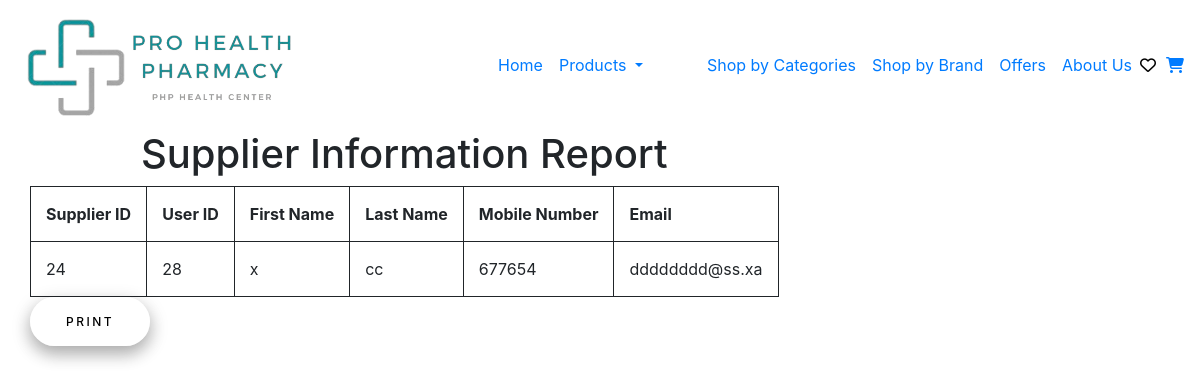
Screenshot of /Reports/SupplierReport.php with the database file from the repository.
### Reports/SupplierReport.php (the view, shortened to what this page needs)
<?php
include '../header.php';
?>
<!DOCTYPE html>
    <html lang="en">
    <head>
    <link rel="stylesheet" href="../css/Report.css" />
</head>
<body>
    <main>
    <?php
include '../Connection/init.php';
$stmt = $db->prepare("SELECT * FROM `supplier data`");
$stmt->execute();
$supplier = $stmt->fetchAll(PDO::FETCH_ASSOC);
?>
<div class="container">
    <div class="row">
        <div class="col-x1-12">
            <h1 style="text-align: center">Supplier Information Report</h1>
                <table>
                        <tr>
                            <th>Supplier ID</th>
                            <th>User ID</th>
                            <th>First Name</th>
                            <th>Last Name</th>
                            <th>Mobile Number</th>
                            <th>Email</th>
                        </tr>
        <tbody>
<?php
foreach ($supplier as $supplier) {
    $SupplierID = $supplier['SupplierID'];
    $UserID = $supplier['UserID'];
    $FirstName = $supplier['FirstName'];
    $LastName = $supplier['LastName'];
    $MobileNumber = $supplier['MobileNumber'];
    $Email = $supplier['Email'];
?>
        <tr>
            <td><?php echo $SupplierID ?></td>
            <td><?php echo $UserID ?></td>
            <td><?php echo $FirstName ?></td>
            <td><?php echo $LastName ?></td>
            <td><?php echo $MobileNumber ?></td>
            <td><?php echo $Email ?></td>
        <?php } ?>
        </tbody>
        </div>
    </div>
</div>
<button onclick="window.print()" class="Print">Print</button>
</main>
</html>

### css/main.css (style rules this page uses)
* { box-sizing: border-box; }

### css/Report.css (style rules this page uses)
table, th, td { padding: 15px; text-align: left; border: 1px solid; }
.Print { padding: 1.3em 3em; font-size: 12px; text-transform: uppercase; letter-spacing: 2.5px; font-weight: 500; color: #000; background-color: rgba(255, 255, 255, 0.431); border: none; border-radius: 45px; box-shadow: 0 8px 16px 0 rgba(0,0,0,0.2), 0 6px 20px 0 rgba(0,0,0,0.19); transition: all 0.3s ease 0s; cursor: pointer; outline: none; text-align: center; }

### rows the page displays
supplier data: SupplierID "24", UserID "28", FirstName "x", LastName "cc", MobileNumber "677654", Email "dddddddd@ss.xa"
